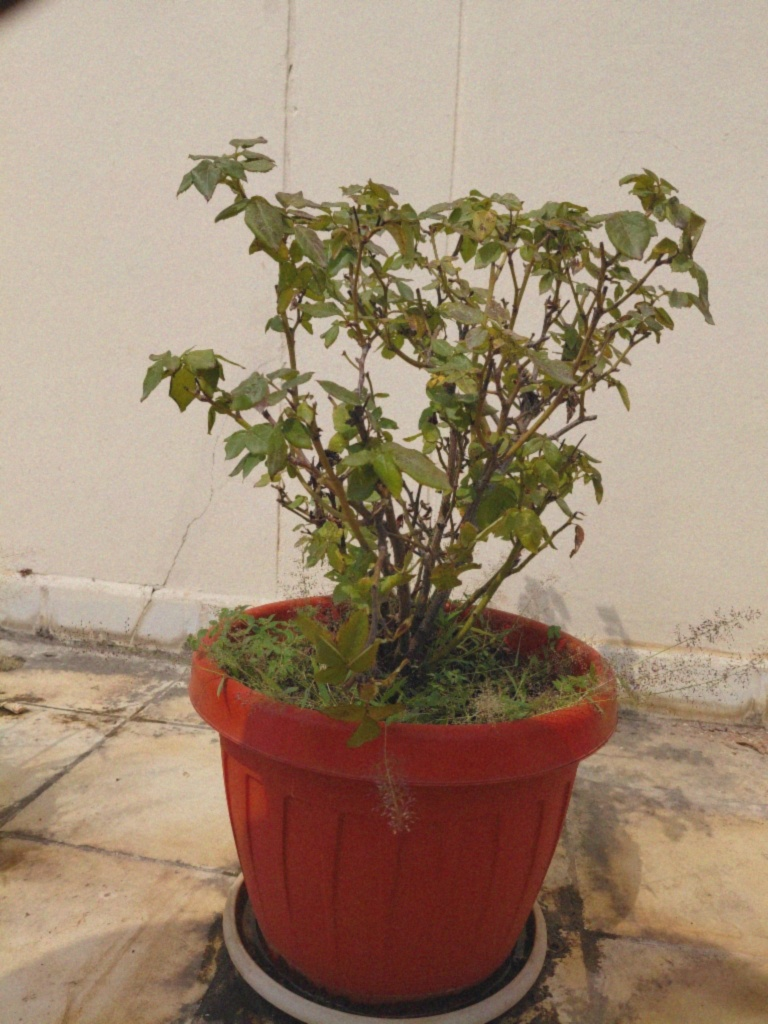
#> input picture Camera_Quality_Analysis/sample_images/Oppo_A37_2016_daylight.jpg, 768 x 1024 px
$ python il_niqe.py sample_images/Oppo_A37_2016_daylight.jpg
#> lines starting #> are read from the running program, lines starting #| are printed output that depends on the picture
"""
IL-NIQE: Integrated Local Natural Image Quality Evaluator
Computes No-Reference Integrated Local Natural Image Quality score.
"""

import os
import math
import numpy as np
from scipy.ndimage import gaussian_filter, sobel
from scipy.special import gamma

def rgb_to_ycbcr(img: np.ndarray):
    """Convert RGB float image [0, 255] to Y, Cb, Cr channels."""
    r = img[:, :, 0]
    g = img[:, :, 1]
    b = img[:, :, 2]
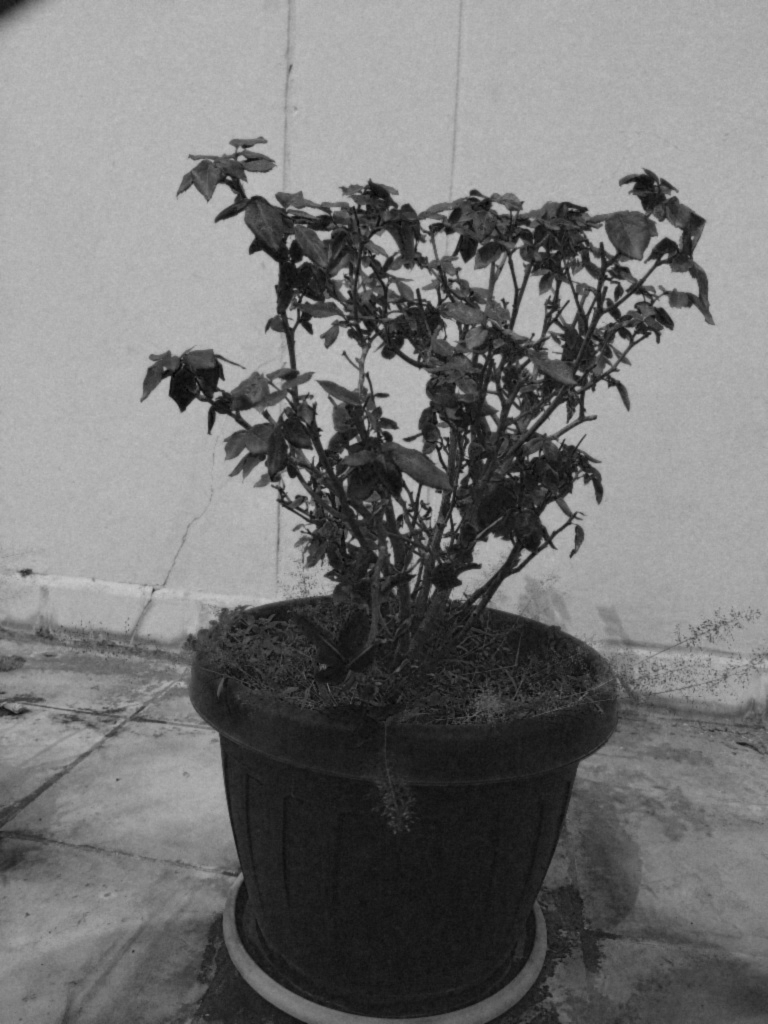
#> b: shape (1024, 768) float64; min 5, max 201, mean 117
    y = 0.299 * r + 0.587 * g + 0.114 * b
    cb = 128 - 0.168736 * r - 0.331264 * g + 0.5 * b
    cr = 128 + 0.5 * r - 0.418688 * g - 0.081312 * b
    return y, cb, cr

def compute_mscn(channel: np.ndarray, sigma: float = 7.0 / 6.0):
    """Compute local mean-subtracted contrast normalized map."""
#> called with sigma = 1.17
    mu = gaussian_filter(channel, sigma=sigma, mode='reflect')
    sigma_sq = gaussian_filter(channel ** 2, sigma=sigma, mode='reflect') - mu ** 2
    sigma_sq = np.maximum(sigma_sq, 0.0)
    sigma_map = np.sqrt(sigma_sq)
    return (channel - mu) / (sigma_map + 1.0), sigma_map

def compute_gradient_map(gray: np.ndarray):
    """Compute gradient magnitude using Sobel operator."""
    gx = sobel(gray, axis=1, mode='reflect')
    gy = sobel(gray, axis=0, mode='reflect')
    return np.sqrt(gx ** 2 + gy ** 2)

def fit_ggd(vec: np.ndarray):
    """Fit Generalized Gaussian Distribution (shape alpha, variance)."""
    vec = vec.flatten()
    var = np.mean(vec ** 2)
    if var < 1e-10:
        return 1.0, 1e-10
    mean_abs = np.mean(np.abs(vec))
    ratio = (mean_abs ** 2) / var
    alphas = np.arange(0.2, 10.0, 0.02)
    r_alphas = (gamma(2.0 / alphas) ** 2) / (gamma(1.0 / alphas) * gamma(3.0 / alphas))
    idx = np.argmin(np.abs(r_alphas - ratio))
    return float(alphas[idx]), float(var)

def compute_raw_il_niqe(image_input) -> float:
    """
    Compute raw Integrated Local Natural Image Quality Evaluator (IL-NIQE) score.
    Combines:
    1. Spatial Luminance MSCN statistics
    2. Chrominance (Cb, Cr) color statistics
    3. Gradient magnitude edge statistics
    4. Multi-scale feature integration

    Returns:
        float: Raw IL-NIQE score (lower values represent higher fidelity)
    """
    if isinstance(image_input, str):
        from PIL import Image
        img = np.array(Image.open(image_input).convert("RGB"), dtype=np.float64)
    else:
        img = np.array(image_input, dtype=np.float64)
        if img.ndim == 2:
            img = np.stack([img, img, img], axis=-1)

    y, cb, cr = rgb_to_ycbcr(img)

    # 1. Luminance MSCN features across 2 scales
    mscn_y, sig_y = compute_mscn(y)
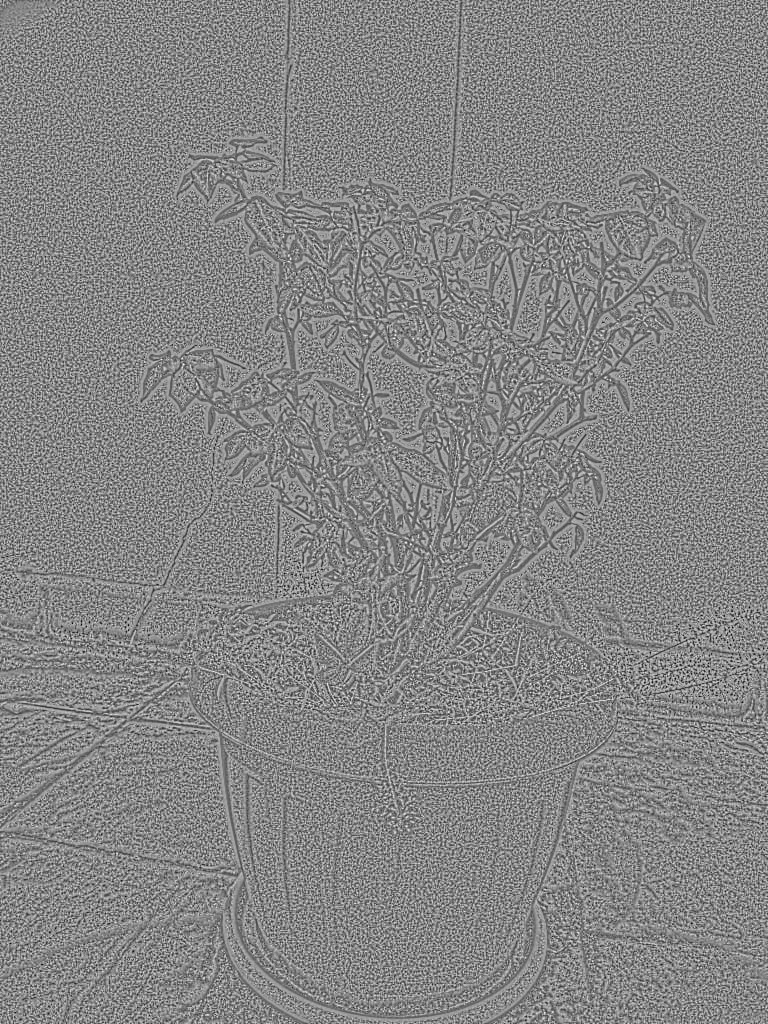
#> mscn_y: shape (1024, 768) float64; min -2.1, max 1.91, mean 0.00131; drawn with min black and max white
    alpha_y1, var_y1 = fit_ggd(mscn_y)
#> in fit_ggd, `var = np.mean(vec ** 2)`: var = 0.247
#> in fit_ggd, `mean_abs = np.mean(np.abs(vec))`: mean_abs = 0.407
#> in fit_ggd, `ratio = (mean_abs ** 2) / var`: ratio = 0.672
#> in fit_ggd, `idx = np.argmin(np.abs(r_alphas - ratio))`: idx = 122
#> alpha_y1 = 2.64; var_y1 = 0.247

    y_s2 = gaussian_filter(y, sigma=0.5)[::2, ::2]
    mscn_y2, _ = compute_mscn(y_s2)
#> call 2 of compute_mscn, with sigma = 1.17
#> in compute_mscn (call 2), `mu = gaussian_filter(channel, sigma=sigma, mode='reflect')`:
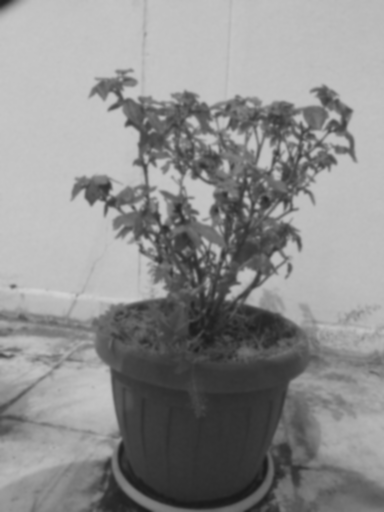
#> mu: shape (512, 384) float64; min 25.62, max 210, mean 142.3
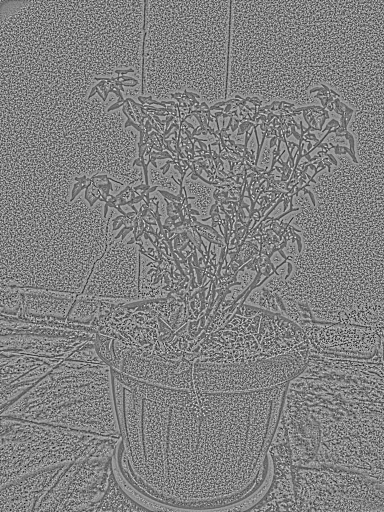
#> mscn_y2: shape (512, 384) float64; min -2.33, max 2.27, mean 0.00258; drawn with min black and max white
    alpha_y2, var_y2 = fit_ggd(mscn_y2)
#> alpha_y2 = 2.62; var_y2 = 0.307

    # 2. Chrominance features (Color natural scene statistics)
    mscn_cb, _ = compute_mscn(cb)
    mscn_cr, _ = compute_mscn(cr)
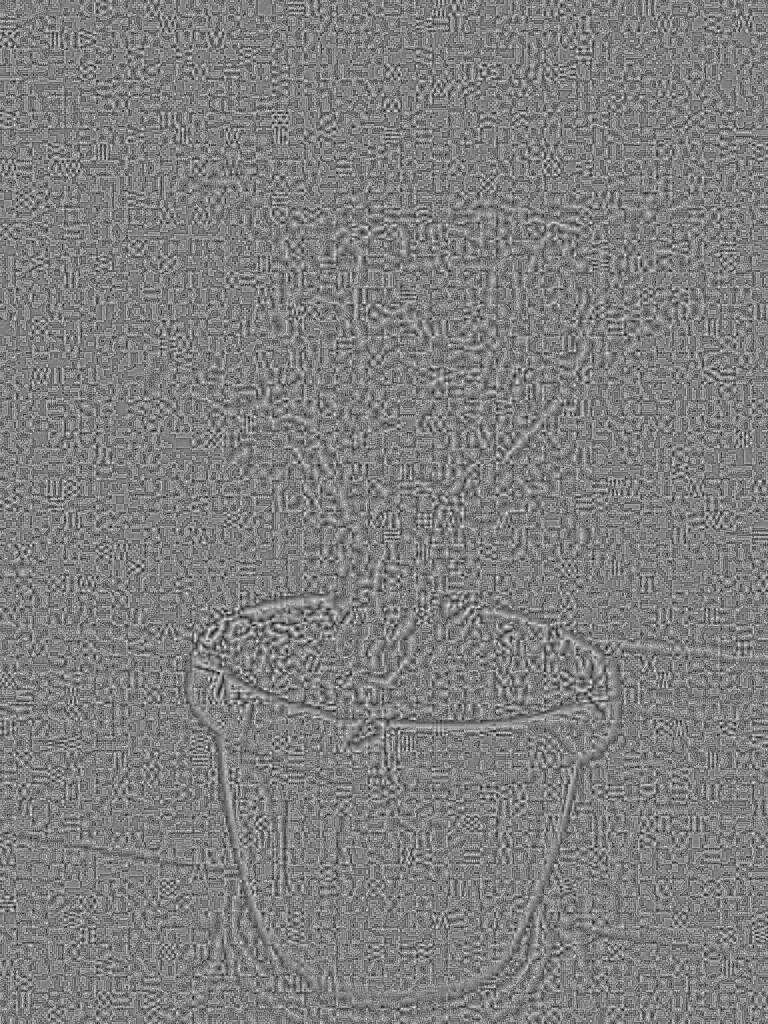
#> mscn_cr: shape (1024, 768) float64; min -1.05, max 1.05, mean 0.000209; drawn with min black and max white
    alpha_cb, var_cb = fit_ggd(mscn_cb)
#> alpha_cb = 1.96; var_cb = 0.0576
    alpha_cr, var_cr = fit_ggd(mscn_cr)
#> alpha_cr = 2.14; var_cr = 0.0581

    # 3. Gradient magnitude features (Texture & sharpness)
    grad = compute_gradient_map(y)
    mscn_grad, _ = compute_mscn(grad)
#> in compute_mscn (call 5), `sigma_map = np.sqrt(sigma_sq)`:
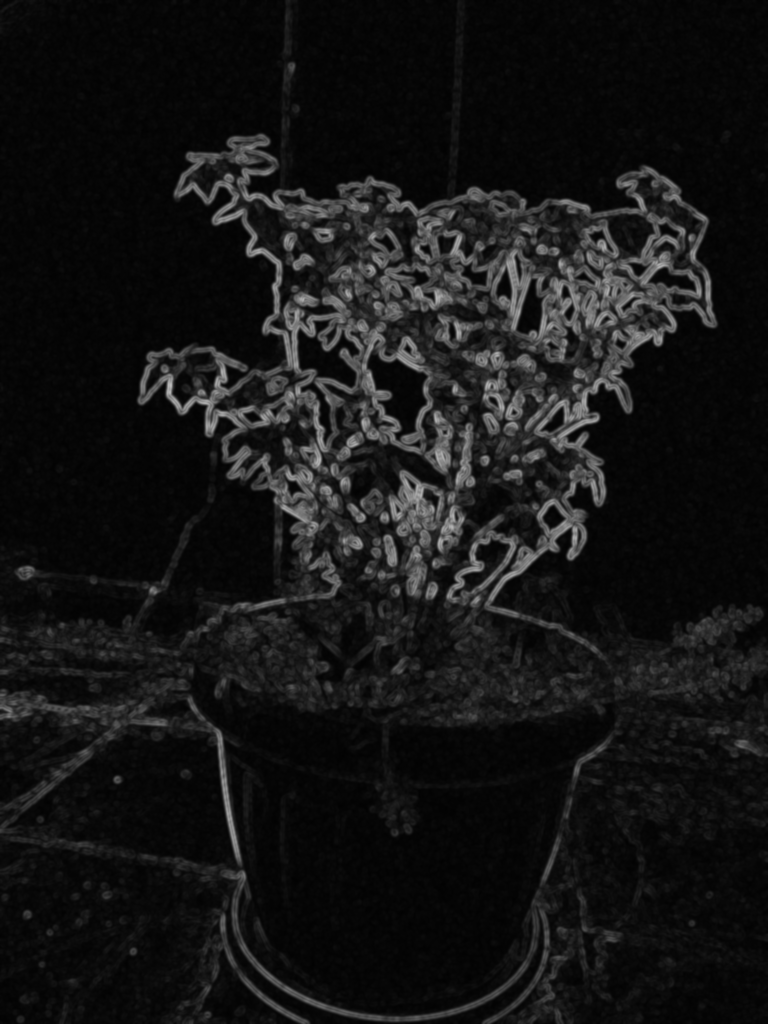
#> sigma_map: shape (1024, 768) float64; min 1.75, max 189.7, mean 21.5
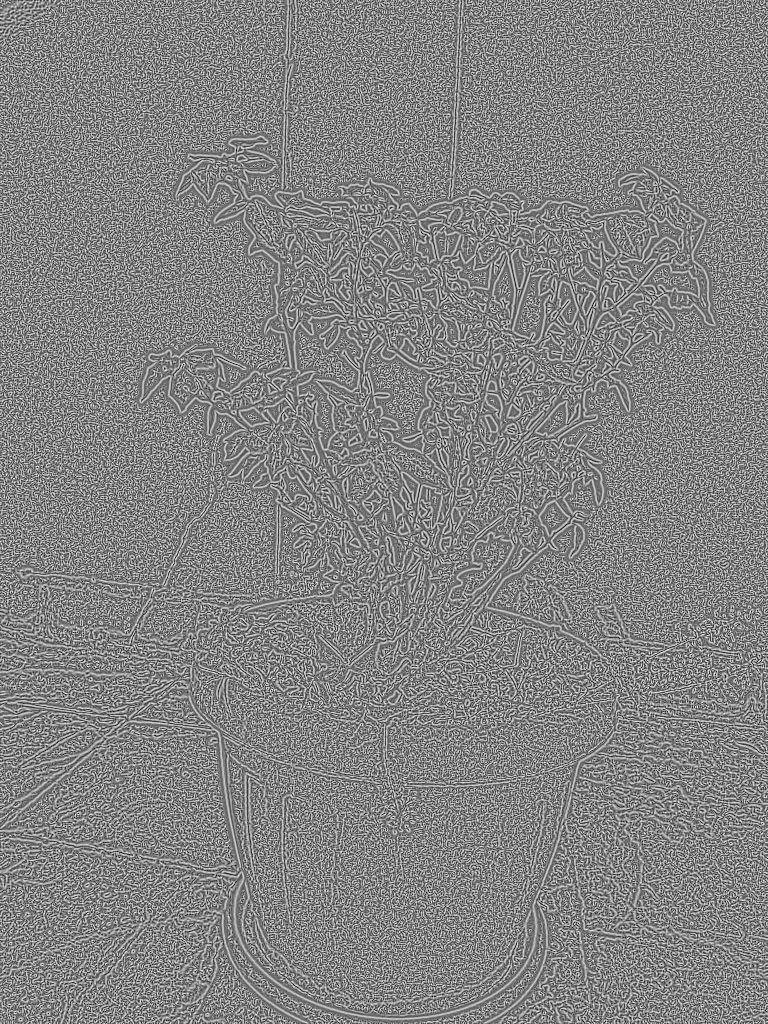
#> mscn_grad: shape (1024, 768) float64; min -2.18, max 1.99, mean -0.0271; drawn with min black and max white
    alpha_grad, var_grad = fit_ggd(mscn_grad)
#> alpha_grad = 3.64; var_grad = 0.476

    # Feature vector for test image
    feat_vec = np.array([
        alpha_y1, var_y1, alpha_y2, var_y2,
        alpha_cb, var_cb, alpha_cr, var_cr,
        alpha_grad, var_grad
    ], dtype=np.float64)
#> feat_vec = [2.64, 0.247, 2.62, 0.307, 1.96, 0.0576, 2.14, 0.0581, 3.64, 0.476]

    # Pristine Natural Feature Benchmark (IL-NIQE reference centroid)
    pristine_centroid = np.array([
        1.35, 0.98, 1.28, 0.94,
        1.10, 0.75, 1.12, 0.72,
        1.45, 1.05
    ], dtype=np.float64)

    feature_weights = np.array([
        1.2, 0.8, 1.1, 0.7,
        0.6, 0.5, 0.6, 0.5,
        1.5, 1.0
    ], dtype=np.float64)

    # Weighted Mahalanobis-like perceptual distance
    diff = np.abs(feat_vec - pristine_centroid)
#> diff = [1.29, 0.733, 1.34, 0.633, 0.86, 0.692, 1.02, 0.662, 2.19, 0.574]
    dist = np.sqrt(np.sum((diff ** 2) * feature_weights))
#> dist = 3.71

    # Scale to typical IL-NIQE raw range [1.0, 35.0]
    raw_score = float(dist * 4.8 + 2.5)
#> raw_score = 20.29
    raw_score = float(np.clip(raw_score, 1.0, 35.0))
    return round(raw_score, 4)

if __name__ == "__main__":
    import sys
    test_file = sys.argv[1] if len(sys.argv) > 1 else None
    if test_file and os.path.exists(test_file):
        score = compute_raw_il_niqe(test_file)
#> score = 20.29
        print(f"File: {test_file} | Raw IL-NIQE Score: {score:.4f}")
#| File: sample_images/Oppo_A37_2016_daylight.jpg | Raw IL-NIQE Score: 20.2881
    else:
        dummy = np.random.randint(0, 256, (256, 256, 3), dtype=np.uint8)
        score = compute_raw_il_niqe(dummy)
        print(f"Self-test synthetic image -> Raw IL-NIQE Score: {score:.4f}")

$ run again, on Camera_Quality_Analysis/sample_images/Oppo_A37_2016_indoor.jpg
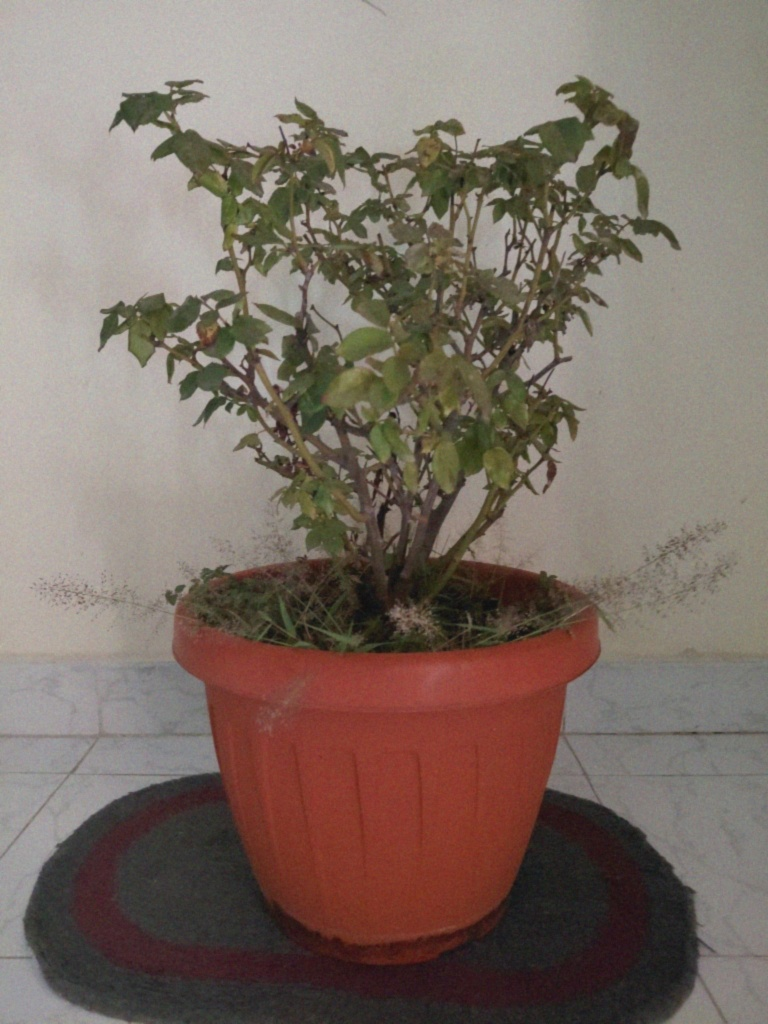
#> input picture Camera_Quality_Analysis/sample_images/Oppo_A37_2016_indoor.jpg, 768 x 1024 px
#> var = 0.236
#> mean_abs = 0.398
#> ratio = 0.673
#> idx = 124
#> alpha_y1 = 2.68; var_y1 = 0.236
#> mu: shape (512, 384) float64
#> sigma_sq: shape (512, 384) float64
#> sigma_map: shape (512, 384) float64
#> in compute_raw_il_niqe, `mscn_y2, _ = compute_mscn(y_s2)`:
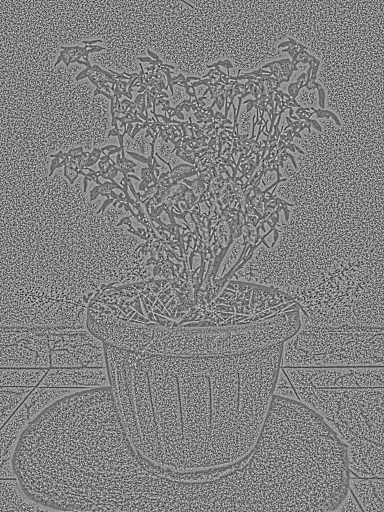
#> mscn_y2: shape (512, 384) float64; min -2.2, max 2.12, mean 0.00148; drawn with min black and max white
#> alpha_y2 = 2.7; var_y2 = 0.293
#> mu: shape (1024, 768) float64
#> sigma_sq: shape (1024, 768) float64
#> sigma_map: shape (1024, 768) float64
#> alpha_cb = 2.06; var_cb = 0.0514
#> alpha_cr = 2.12; var_cr = 0.0553
#> in compute_raw_il_niqe, `mscn_grad, _ = compute_mscn(grad)`:
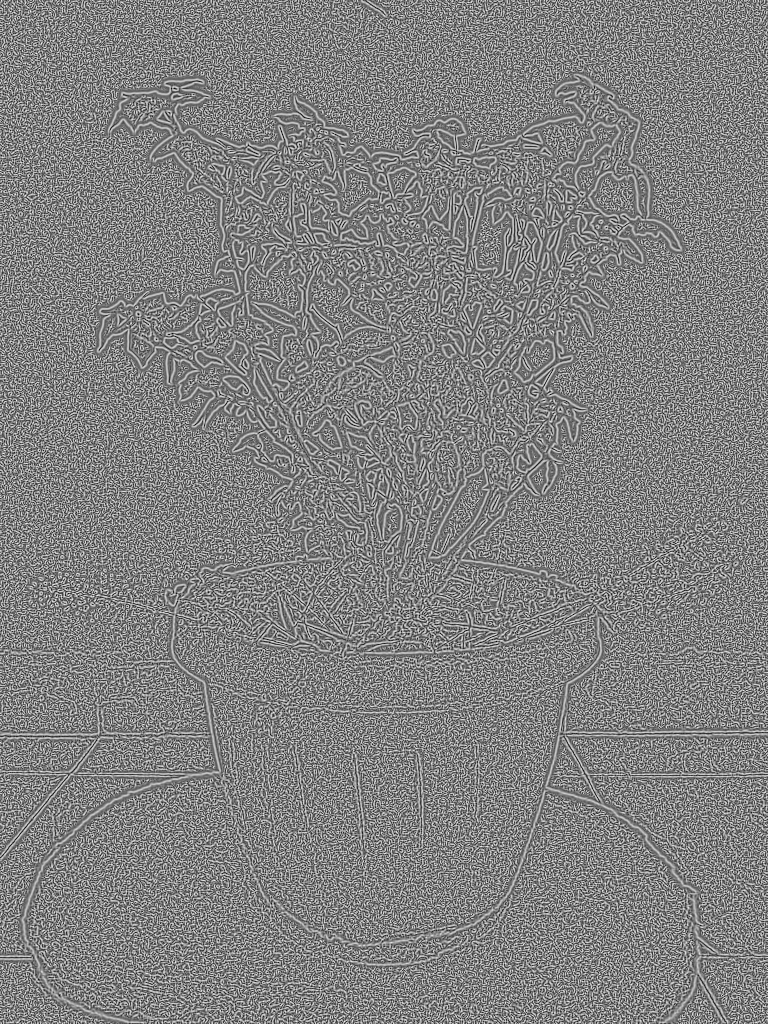
#> mscn_grad: shape (1024, 768) float64; min -2.07, max 1.95, mean -0.0255; drawn with min black and max white
#> alpha_grad = 3.56; var_grad = 0.47
#> feat_vec = [2.68, 0.236, 2.7, 0.293, 2.06, 0.0514, 2.12, 0.0553, 3.56, 0.47]
#> diff = [1.33, 0.744, 1.42, 0.647, 0.96, 0.699, 1, 0.665, 2.11, 0.58]
#> dist = 3.7
#> raw_score = 20.27
#| File: sample_images/Oppo_A37_2016_indoor.jpg | Raw IL-NIQE Score: 20.2722
